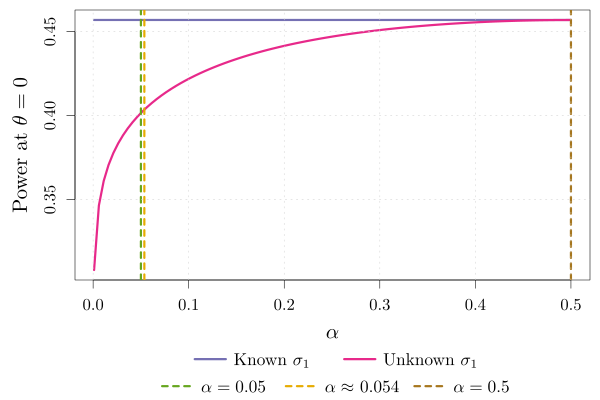

The script that drew this image:
# rm(list=ls())
library(PowerTOST)
power_TOST = function(alpha, theta, sigma_nu, nu, delta, delta0, ...){
  tval = qt(1 - alpha, df = nu)
  mu1 = (theta + delta)/sigma_nu
  mu2 = (theta - delta)/sigma_nu
  R = (delta*sqrt(nu))/(tval*sigma_nu)
  p1 = OwensQ(nu, tval, mu1, 0, R)
  p2 = OwensQ(nu, -tval, mu2, 0, R)
  pw = p2-p1
  pw[pw < 0] = 0
  pw
}
obj_fun_delta_star = function(test, alpha, sigma_nu, nu, delta, ...){
  size = power_TOST(alpha = alpha, theta = delta, sigma_nu = sigma_nu,
                    nu = nu, delta = test)
  (size - 0.05) # hard-coded alpha0
}
get_delta_star = function(delta, alpha, sigma_nu, nu, l=100, alpha0, tol = 1e-16, ...){
  out = uniroot(obj_fun_delta_star,interval=c(1e-6,l),
                alpha = alpha, sigma_nu = sigma_nu,
                nu = nu, delta = delta, alpha0=alpha0, tol = tol)
  out
}
power_normal = function(alpha,theta,c,sigma_nu){
  zalpha = qnorm(1-alpha)
  b = (theta/sigma_nu +c(-1,1)*(c/sigma_nu - zalpha))
  pnorm(b[2])-pnorm(b[1])
}
obj_fun_delta_star_normal = function(test,alpha,c0,sigma_nu){
  size = power_normal(alpha=alpha,theta=c0,c=test,sigma_nu=sigma_nu)
  (size - 0.05)
}
get_delta_star_normal = function(alpha, sigma_nu, c0=c0, l=100, tol = 1e-16, ...){
  out = uniroot(obj_fun_delta_star_normal,interval=c(1e-6,l),
                alpha = alpha, sigma_nu = sigma_nu, c0 = c0, tol = tol)
  out
}
nu=15
sigma_nu=0.1
c0 = log(1.25)
alpha0=0.05
alpha_ = seq(0.001,1/2,l=100)
cstar=sapply(alpha_,function(x) get_delta_star(c0,x,sigma_nu,nu)$root)
cstarn = sapply(alpha_,function(x) get_delta_star_normal(x,sigma_nu,c0)$root)
power = sapply(1:length(alpha_),function(x) power_TOST(alpha_[x],0,sigma_nu,nu,cstar[x],c0))
powern = sapply(1:length(alpha_),function(x) power_normal(alpha_[x],0,cstarn[x],sigma_nu))
# install.packages("devtools")
# devtools::install_github("stephaneguerrier/cTOST")
require(cTOST)
atost = ctost(theta = 0, sigma = sigma_nu^2, nu = nu, 
              delta = c0, method = "alpha")
atost$corrected_alpha
library(RColorBrewer)
color = brewer.pal(8, "Dark2")[3:8]
library(tikzDevice)
if (tikzPlot){
  mypath_output = "./simulations/other_plots/A1_power_alpha.tex"
  tikz(file=mypath_output,standAlone=TRUE,width=6,height=4)
}
par(mfrow = c(1, 1), 
    mai = c(1.2, 0.75, 0.1, 0.1))  # bltr
plot(NA,xlim=range(alpha_),ylim=range(c(powern,power)),main="",
     xaxt="n", yaxt="n", ylab="", xlab="") # nu=15, sigma=0.1
axis(2,cex.axis=1.2)
mtext("$\\alpha$", side=1, line=2.7, cex=1.5)
axis(1,cex.axis=1.2)
mtext("Power at $\\theta=0$", side=2, line=2.7, cex=1.5)
lines(alpha_,powern,t="l",col=color[1], lwd=4)
lines(alpha_,power,t="l",col=color[2], lwd=4)
abline(v=0.05, col=color[3], lty=2, lwd=4)
abline(v=atost$corrected_alpha, col=color[4], lty=2, lwd=4)
abline(v=0.5, col=color[5], lty=2, lwd=4)
grid()
legend("bottom", legend=c("Known $\\sigma_1$", "Unknown $\\sigma_1$"),
       col=c(color[1], color[2]), lty=c(1,1), lwd=4, cex=1.25,
       horiz=TRUE, inset=c(0,-0.37), xpd=TRUE,  bty = "n",  x.intersp=0.5)
legend("bottom", legend=c("$\\alpha=0.05$", 
                          paste0("$\\alpha \\approx $", " ", round(atost$corrected_alpha, 3)), 
                          "$\\alpha=0.5$"),
       col=c(color[3], color[4], color[5]), lty=c(2,2,2), lwd=4, cex=1.25,
       horiz=TRUE, inset=c(0,-0.47), xpd=TRUE,  bty = "n", x.intersp=0.5, 
       xjust=0, yjust=0,
       text.width=c(0.145,0.155,0.12)*0.50)
if (tikzPlot){
  dev.off()
} else {
  print("Figure A1")
  # invisible(readline(prompt="Press [enter] to continue"))
}
